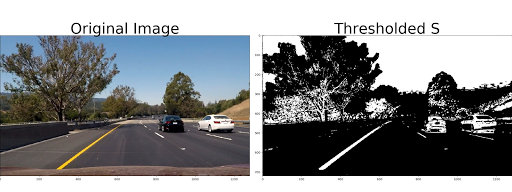
#> input picture test.png, 512 x 192 px; its folder holds only this picture in this run
$ python -i lane_line_tracker.py   (imports and definitions only)   (older library calls are emulated)
#> lines starting #> are read from the running program, lines starting #| are printed output that depends on the picture; after the words box and inside, x2 and y2 are one past the last pixel; in counts of white or black regions, pixels touching at a corner belong together
import matplotlib.pyplot as plt
import matplotlib.image as mpimg
import numpy as np
import cv2
import glob
import pickle

class Lane_Line_Tracker():
    def __init__(self):
        # was the line detected in the last iteration?
        self.detected = False
        # x values of the last n fits of the line
        self.recent_xfitted = []
        #average x values of the fitted line over the last n iterations
        self.bestx = None
        #polynomial coefficients averaged over the last n iterations
        self.best_fit = None
        #polynomial coefficients for the most recent fit
        self.current_fit = [np.array([False])]
        #radius of curvature of the line in some units
        self.radius_of_curvature = None
        #distance in meters of vehicle center from the line
        self.line_base_pos = None
        #difference in fit coefficients between last and new fits
        self.diffs = np.array([0,0,0], dtype='float')
        #x values for detected line pixels
        self.allx = None
        #y values for detected line pixels
        self.ally = None
        # Read in the saved camera matrix and distortion coefficients
        # These are the arrays you calculated using cv2.calibrateCamera()
        dist_pickle = pickle.load( open( "camera_cal/wide_dist_pickle.p", "rb" ) )
        self.mtx = dist_pickle["mtx"]
        self.dist = dist_pickle["dist"]
        self.nx = 9 # the number of inside corners in x
        self.ny = 6 # the number of inside corners in y
        self.ksize = 9

    # [48 lines left out: function calibrate, not called in this run]

    def perspective_transform(self,img, nx, ny, mtx, dist, warp=True, height_pct=.62, bias=.25,bottom_trim=.70):
        # Grab the image shape
        img_size = (img.shape[1], img.shape[0])

        # For source points I'm grabbing the outer four detected corners
        bottom_width = .76
        middle_width = .08
        w,h = 1280,720
        x,y = 0.5*w, 0.8*h
        src = np.float32([[200./1280*w,720./720*h],
                    [453./1280*w,547./720*h],
                    [835./1280*w,547./720*h],
                    [1100./1280*w,720./720*h]])
        dst = np.float32([[(w-x)/2.,h],
                    [(w-x)/2.,0.82*h],
                    [(w+x)/2.,0.82*h],
                    [(w+x)/2.,h]])
        # For destination points, I'm arbitrarily choosing some points to be
        # a nice fit for displaying our warped result
        # again, not exact, but close enough for our purposes
        # Given src and dst points, calculate the perspective transform matrix
        if(warp):
            M = cv2.getPerspectiveTransform(src, dst)
        else:
            M = cv2.getPerspectiveTransform(dst, src)
        # Warp the image using OpenCV warpPerspective()
        warped = cv2.warpPerspective(img, M, img_size)

        return warped, M

    def abs_sobel_thresh(self,img, orient='x', sobel_kernel=3, thresh=(0, 255)):
        # Convert to grayscale
        gray = cv2.cvtColor(img, cv2.COLOR_RGB2GRAY)
        # Apply x or y gradient with the OpenCV Sobel() function
        # and take the absolute value
        if orient == 'x':
            abs_sobel = np.absolute(cv2.Sobel(gray, cv2.CV_64F, 1, 0))
        if orient == 'y':
            abs_sobel = np.absolute(cv2.Sobel(gray, cv2.CV_64F, 0, 1))
        # Rescale back to 8 bit integer
        scaled_sobel = np.uint8(255*abs_sobel/np.max(abs_sobel))
        # Create a copy and apply the threshold
        grad_binary = np.zeros_like(scaled_sobel)
        # Here I'm using inclusive (>=, <=) thresholds, but exclusive is ok too
        grad_binary[(scaled_sobel >= thresh[0]) & (scaled_sobel <= thresh[1])] = 1

        # Return the result
        return grad_binary

    # [32 lines left out: functions mag_thresh, dir_threshold, not called in this run]

    def color_threshold(self,image, R_thresh = (0, 100), G_thresh = (0, 100), L_thresh=(35, 255), S_thresh=(15, 255), V_thresh=(15, 255)):
        R_channel = image[:,:,0]
        R_binary = np.zeros_like(R_channel)
        R_binary[(R_channel >= R_thresh[0]) & (R_channel <= R_thresh[1])] = 1

        G_channel = image[:,:,1]
        G_binary = np.zeros_like(G_channel)
        G_binary[(G_channel >= G_thresh[0]) & (G_channel <= G_thresh[1])] = 1

        # 1) Convert to HLS color space
        hls = cv2.cvtColor(image, cv2.COLOR_RGB2HLS)
        # 2) Apply a threshold to the S channel
        S_channel = hls[:,:,2]
        S_binary = np.zeros_like(S_channel)
        S_binary[(S_channel >= S_thresh[0]) & (S_channel <= S_thresh[1])] = 1

        L_channel = hls[:,:,1]
        L_binary = np.zeros_like(L_channel)
        L_binary[(L_channel >= L_thresh[0]) & (L_channel <= L_thresh[1])] = 1

        # 1) Convert to HSV color space
        hsv = cv2.cvtColor(image, cv2.COLOR_RGB2HSV)
        # 2) Apply a threshold to the V channel
        V_channel = hsv[:,:,2]
        V_binary = np.zeros_like(V_channel)
        V_binary[(V_binary >= V_thresh[0]) & (V_binary <= V_thresh[1])] = 1

        binary_output = np.zeros_like(S_channel)
        binary_output[(((S_binary == 1) | (V_binary == 1)) & (L_binary==1)) | ((R_binary==1) & (G_channel==1))] = 1
        # 3) Return a binary image of threshold result
        # binary_output = np.copy(img) # placeholder line
        return binary_output

    # [4 lines left out: function window_mask, not called in this run]

    def warp(self, img, mtx, dist, nx, ny, s_thresh=(170, 255), sx_thresh=(20, 100)):
        img = np.copy(img)
        # Use the OpenCV undistort() function to remove distortion
        undist = cv2.undistort(img, mtx, dist, None, mtx)
        # Threshold x gradient
        gradx = self.abs_sobel_thresh(img, orient='x', sobel_kernel=self.ksize, thresh=(20, 255))
        # Threshold y gradient
        grady = self.abs_sobel_thresh(img, orient='y', sobel_kernel=self.ksize, thresh=(20, 255))
        # Threshold color channel
        color_binary = self.color_threshold(img, S_thresh=(100, 255), V_thresh=(100, 255))
        # Combine the binary thresholds
        pre_process_image = np.zeros_like(img[:,:,0])
        pre_process_image[((gradx == 1) & (grady == 1)| color_binary == 1)] = 255

        result, perspective_M = self.perspective_transform(pre_process_image, nx, ny, mtx, dist, height_pct=.62, bias=.10,bottom_trim=.935)

        return result

    def process_image(self,image):
        """
        """
        binary_warped= self.warp(image,self.mtx, self.dist, self.nx, self.ny)

        # Assuming you have created a warped binary image called "binary_warped"
        # Take a histogram of the bottom half of the image
        histogram = np.sum(binary_warped[int(binary_warped.shape[0]/2):,:], axis=0)
        # Create an output image to draw on and  visualize the result
        out_img = np.dstack((binary_warped, binary_warped, binary_warped))*255
        # Find the peak of the left and right halves of the histogram
        # These will be the starting point for the left and right lines
        midpoint = np.int(histogram.shape[0]/2)
        leftx_base = np.argmax(histogram[:midpoint])
        rightx_base = np.argmax(histogram[midpoint:]) + midpoint

        # Choose the number of sliding windows
        nwindows = 9
        # Set height of windows
        window_height = np.int(binary_warped.shape[0]/nwindows)
        # Identify the x and y positions of all nonzero pixels in the image

        nonzero = binary_warped.nonzero()
        nonzeroy = np.array(nonzero[0])
        nonzerox = np.array(nonzero[1])
        # Current positions to be updated for each window
        leftx_current = leftx_base
        rightx_current = rightx_base
        # Set the width of the windows +/- margin
        margin = 100
        # Set minimum number of pixels found to recenter window
        minpix = 650

        # Create empty lists to receive left and right lane pixel indices
        left_lane_inds = []
        right_lane_inds = []

        # Step through the windows one by one
        for window in range(nwindows):
            # Identify window boundaries in x and y (and right and left)
            win_y_low = binary_warped.shape[0] - (window+1)*window_height
            win_y_high = binary_warped.shape[0] - window*window_height
            win_xleft_low = leftx_current - margin
            win_xleft_high = leftx_current + margin
            win_xright_low = rightx_current - margin
            win_xright_high = rightx_current + margin
            # Identify the nonzero pixels in x and y within the window
            good_left_inds = ((nonzeroy >= win_y_low) & (nonzeroy < win_y_high) & (nonzerox >= win_xleft_low) & (nonzerox < win_xleft_high)).nonzero()[0]
            good_right_inds = ((nonzeroy >= win_y_low) & (nonzeroy < win_y_high) & (nonzerox >= win_xright_low) & (nonzerox < win_xright_high)).nonzero()[0]
            # Append these indices to the lists
            left_lane_inds.append(good_left_inds)
            right_lane_inds.append(good_right_inds)
            # If you found > minpix pixels, recenter next window on their mean position
            if len(good_left_inds) > minpix:
                leftx_current = np.int(np.mean(nonzerox[good_left_inds]))
            if len(good_right_inds) > minpix:
                rightx_current = np.int(np.mean(nonzerox[good_right_inds]))

        # Concatenate the arrays of indices
        left_lane_inds = np.concatenate(left_lane_inds)
        right_lane_inds = np.concatenate(right_lane_inds)

        # Extract left and right line pixel positions
        leftx = nonzerox[left_lane_inds]
        lefty = nonzeroy[left_lane_inds]
        rightx = nonzerox[right_lane_inds]
        righty = nonzeroy[right_lane_inds]

        # Fit a second order polynomial to each
        left_fit = np.polyfit(lefty, leftx, 2)
        right_fit = np.polyfit(righty, rightx, 2)

        # Generate x and y values for plotting
        ploty = np.linspace(0, binary_warped.shape[0]-1, binary_warped.shape[0] )
        left_fitx = left_fit[0]*ploty**2 + left_fit[1]*ploty + left_fit[2]
        right_fitx = right_fit[0]*ploty**2 + right_fit[1]*ploty + right_fit[2]

        # Create an image to draw on and an image to show the selection window
        window_img = np.zeros_like(out_img)
        # Color in left and right line pixels
        out_img[nonzeroy[left_lane_inds], nonzerox[left_lane_inds]] = [255, 0, 0]
        out_img[nonzeroy[right_lane_inds], nonzerox[right_lane_inds]] = [0, 0, 255]

        pts_left = np.array([np.transpose(np.vstack([left_fitx, ploty]))])
        pts_right = np.array([np.flipud(np.transpose(np.vstack([right_fitx, ploty])))])
        line_pts = np.hstack((pts_left, pts_right))

        # Draw the lane onto the warped blank image
        cv2.fillPoly(window_img, np.int_([line_pts]), (0,255, 0))
        result = cv2.addWeighted(out_img, 1, window_img, 0.3, 0)

        road_warped, perspective_M = self.perspective_transform(result, nx, ny, mtx, dist, warp=False)
        result = cv2.addWeighted(image, 1, road_warped, 0.9, 0)

        # Define conversions in x and y from pixels space to meters
        ym_per_pix = 30/720 # meters per pixel in y dimension
        xm_per_pix = 3.7/700 # meters per pixel in x dimension

        # Fit new polynomials to x,y in world space
        left_fit_cr = np.polyfit(ploty*ym_per_pix, left_fitx*xm_per_pix, 2)
        right_fit_cr = np.polyfit(ploty*ym_per_pix, right_fitx*xm_per_pix, 2)
        y_eval = np.max(ploty)
        # Calculate the new radii of curvature
        left_curverad = ((1 + (2*left_fit_cr[0]*y_eval*ym_per_pix + left_fit_cr[1])**2)**1.5) / np.absolute(2*left_fit_cr[0])
        right_curverad = ((1 + (2*right_fit_cr[0]*y_eval*ym_per_pix + right_fit_cr[1])**2)**1.5) / np.absolute(2*right_fit_cr[0])

        # Calculate the offset of the car on the road
        camera_center = (left_fitx[-1]+right_fitx[-1])/2
        center_diff = (camera_center-binary_warped.shape[1]/2)*xm_per_pix
        side_pos = 'left'
        if(center_diff<=0):
            side_pos = 'right'
        # Draw the text showing curvature, offset, and speed
        cv2.putText(result, 'Radius of Curvature = '+str(round((left_curverad+right_curverad)/2,3))+'(m)',(50,50), cv2.FONT_HERSHEY_SIMPLEX,2,(255,255,255),3)
        cv2.putText(result, 'Vehicle is '+str(round(center_diff,3))+'(m) '+side_pos+' of center',(50,100), cv2.FONT_HERSHEY_SIMPLEX,2,(255,255,255),3)
        return result

    # [45 lines left out: function process_fit_image, not called in this run]

>>> import cv2
>>> picture = cv2.imread('test.png')
#> picture is the input picture: shape (192, 512, 3); mean B, G, R 138.6, 136.7, 134.8
>>> result = Lane_Line_Tracker().process_image(picture)
#> (reads camera_cal/wide_dist_pickle.p from the repository)
#> in warp, `undist = cv2.undistort(img, mtx, dist, None, mtx)`:
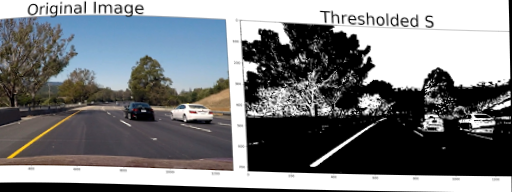
#> undist: shape (192, 512, 3); mean B, G, R 127.4, 125.1, 122.9
#> in warp, `gradx = self.abs_sobel_thresh(img, orient='x', sobel_kernel=self.ksize..`:
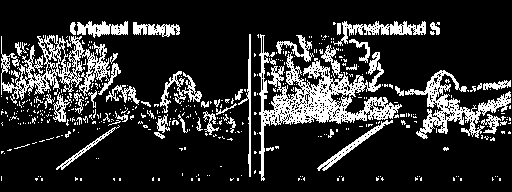
#> gradx: shape (192, 512); values 0 (black) and 1 (white), 17.6% white in thin lines or dots, all inside (x1, y1, x2, y2) = (1, 21, 511, 181)
#> call 2 of abs_sobel_thresh, with orient = 'y', sobel_kernel = 9, thresh = (20, 255)
#> in abs_sobel_thresh (call 2), `abs_sobel = np.absolute(cv2.Sobel(gray, cv2.CV_64F, 0, 1))`:
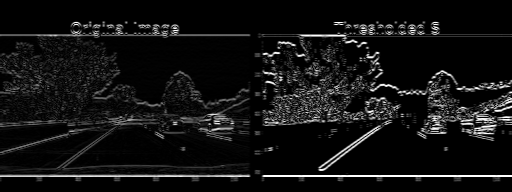
#> abs_sobel: shape (192, 512) float64; min 0, max 1020, mean 74.3; drawn with min black and max white
#> in warp, `grady = self.abs_sobel_thresh(img, orient='y', sobel_kernel=self.ksize..`:
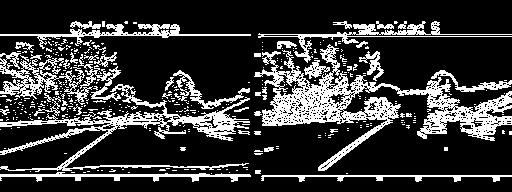
#> grady: shape (192, 512); values 0 (black) and 1 (white), 21.8% white; 384 white regions (340 under 20 px), largest, box (x1, y1, x2, y2) and area: (254, 44, 512, 171) 7437, (0, 84, 250, 172) 3779, (0, 52, 93, 105) 1519
#> in color_threshold, `hls = cv2.cvtColor(image, cv2.COLOR_RGB2HLS)`: hls: shape (192, 512, 3); mean of channels 0, 1, 2 29.3, 136.6, 19.7
#> in color_threshold, `S_channel = hls[:,:,2]`:
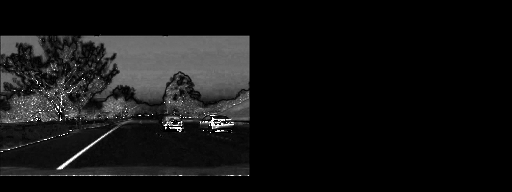
#> S_channel: shape (192, 512); min 0, max 255, mean 19.7
#> in color_threshold, `hsv = cv2.cvtColor(image, cv2.COLOR_RGB2HSV)`: hsv: shape (192, 512, 3); mean H, S, V 29.3, 23.8, 142.4
#> in color_threshold, `V_channel = hsv[:,:,2]`:
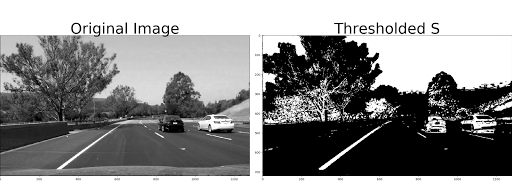
#> V_channel: shape (192, 512); min 0, max 255, mean 142.4
#> in warp, `color_binary = self.color_threshold(img, S_thresh=(100, 255), V_thresh..`:
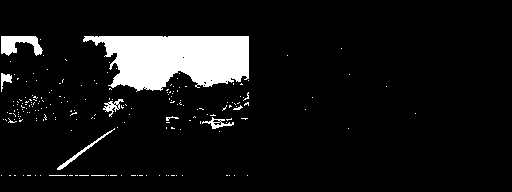
#> color_binary: shape (192, 512); values 0 (black) and 1 (white), 8.4% white; 195 white regions (187 under 20 px), largest, box (x1, y1, x2, y2) and area: (83, 36, 249, 92) 6658, (1, 36, 43, 56) 499, (57, 128, 115, 170) 192
#> in process_image, `binary_warped= self.warp(image,self.mtx, self.dist, self.nx, self.ny)`: binary_warped: shape (192, 512); every value is 0
#> in process_image, `histogram = np.sum(binary_warped[int(binary_warped.shape[0]/2):,:], ax..`: histogram = 512 values from 0 to 0
#> in process_image, `out_img = np.dstack((binary_warped, binary_warped, binary_warped))*255`: out_img: shape (192, 512, 3); every value is 0
#> in process_image, `leftx_base = np.argmax(histogram[:midpoint])`: leftx_base = 0
#> in process_image, `rightx_base = np.argmax(histogram[midpoint:]) + midpoint`: rightx_base = 256
#> in process_image, `nonzero = binary_warped.nonzero()`: nonzero = (empty array, empty array)
#> in process_image, `nonzeroy = np.array(nonzero[0])`: nonzeroy = empty array
#> in process_image, `leftx_current = leftx_base`: leftx_current = 0
#> in process_image, `rightx_current = rightx_base`: rightx_current = 256
#> after the loop in process_image, `for window in range(nwindows):`: left_lane_inds = [empty array, empty array, empty array, empty array, empty array, empty array, empty array, empty array, empty array]; right_lane_inds has the same summary as left_lane_inds
#> in process_image, `left_lane_inds = np.concatenate(left_lane_inds)`: left_lane_inds = empty array
#> (the run stopped early here; a loop or call above may not have finished)
